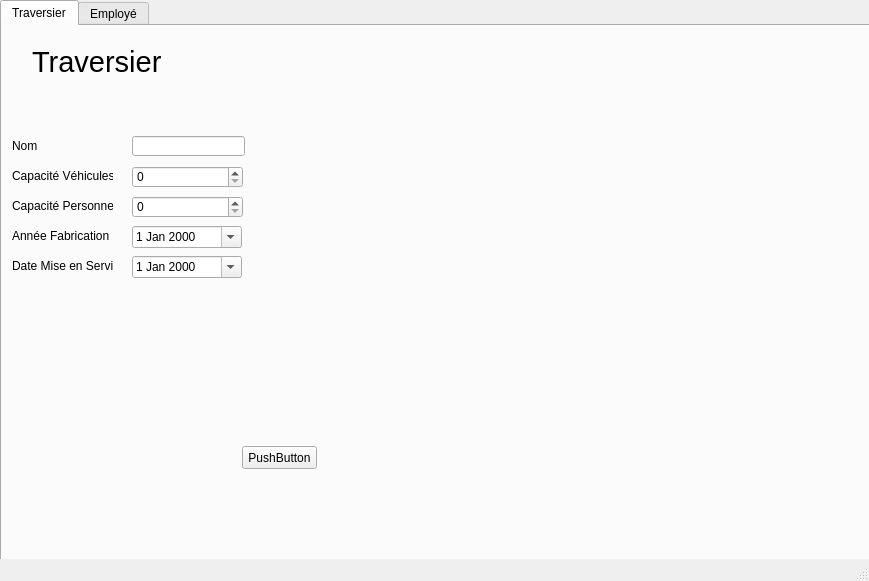
<?xml version="1.0" encoding="UTF-8"?>
<ui version="4.0">
 <class>MainWindow</class>
 <widget class="QMainWindow" name="MainWindow">
  <property name="geometry">
   <rect>
    <x>0</x>
    <y>0</y>
    <width>869</width>
    <height>581</height>
   </rect>
  </property>
  <property name="windowTitle">
   <string>MainWindow</string>
  </property>
  <widget class="QWidget" name="centralwidget">
   <widget class="QTabWidget" name="tabWidget">
    <property name="geometry">
     <rect>
      <x>0</x>
      <y>0</y>
      <width>1021</width>
      <height>651</height>
     </rect>
    </property>
    <property name="currentIndex">
     <number>0</number>
    </property>
    <widget class="QWidget" name="tabTraversier">
     <property name="accessibleName">
      <string>Traverse</string>
     </property>
     <attribute name="title">
      <string>Traversier</string>
     </attribute>
     <widget class="QLineEdit" name="edtNomTraversier">
      <property name="geometry">
       <rect>
        <x>130</x>
        <y>110</y>
        <width>113</width>
        <height>20</height>
       </rect>
      </property>
     </widget>
     <widget class="QLabel" name="label">
      <property name="geometry">
       <rect>
        <x>30</x>
        <y>10</y>
        <width>141</width>
        <height>51</height>
       </rect>
      </property>
      <property name="font">
       <font>
        <pointsize>22</pointsize>
       </font>
      </property>
      <property name="text">
       <string>Traversier</string>
      </property>
     </widget>
     <widget class="QLabel" name="label_2">
      <property name="geometry">
       <rect>
        <x>10</x>
        <y>110</y>
        <width>101</width>
        <height>20</height>
       </rect>
      </property>
      <property name="text">
       <string>Nom</string>
      </property>
     </widget>
     <widget class="QSpinBox" name="sbxCapaciteVehicule">
      <property name="geometry">
       <rect>
        <x>130</x>
        <y>140</y>
        <width>111</width>
        <height>22</height>
       </rect>
      </property>
     </widget>
     <widget class="QLabel" name="label_3">
      <property name="geometry">
       <rect>
        <x>10</x>
        <y>140</y>
        <width>101</width>
        <height>20</height>
       </rect>
      </property>
      <property name="text">
       <string>Capacité Véhicules</string>
      </property>
     </widget>
     <widget class="QLabel" name="label_4">
      <property name="geometry">
       <rect>
        <x>10</x>
        <y>170</y>
        <width>101</width>
        <height>20</height>
       </rect>
      </property>
      <property name="text">
       <string>Capacité Personnes</string>
      </property>
     </widget>
     <widget class="QSpinBox" name="sbxCapaciteVehicule_2">
      <property name="geometry">
       <rect>
        <x>130</x>
        <y>170</y>
        <width>111</width>
        <height>22</height>
       </rect>
      </property>
     </widget>
     <widget class="QLabel" name="label_5">
      <property name="geometry">
       <rect>
        <x>10</x>
        <y>200</y>
        <width>101</width>
        <height>20</height>
       </rect>
      </property>
      <property name="text">
       <string>Année Fabrication</string>
      </property>
     </widget>
     <widget class="QDateEdit" name="calAnneeFab">
      <property name="geometry">
       <rect>
        <x>130</x>
        <y>200</y>
        <width>110</width>
        <height>22</height>
       </rect>
      </property>
      <property name="calendarPopup">
       <bool>true</bool>
      </property>
     </widget>
     <widget class="QDateEdit" name="dateEdit_2">
      <property name="geometry">
       <rect>
        <x>130</x>
        <y>230</y>
        <width>110</width>
        <height>22</height>
       </rect>
      </property>
      <property name="calendarPopup">
       <bool>true</bool>
      </property>
     </widget>
     <widget class="QLabel" name="label_6">
      <property name="geometry">
       <rect>
        <x>10</x>
        <y>230</y>
        <width>101</width>
        <height>20</height>
       </rect>
      </property>
      <property name="text">
       <string>Date Mise en Service</string>
      </property>
     </widget>
     <widget class="QPushButton" name="btnEnregistrer">
      <property name="geometry">
       <rect>
        <x>240</x>
        <y>420</y>
        <width>75</width>
        <height>23</height>
       </rect>
      </property>
      <property name="text">
       <string>PushButton</string>
      </property>
     </widget>
    </widget>
    <widget class="QWidget" name="tabEmploye">
     <attribute name="title">
      <string>Employé</string>
     </attribute>
    </widget>
   </widget>
  </widget>
  <widget class="QMenuBar" name="menubar">
   <property name="geometry">
    <rect>
     <x>0</x>
     <y>0</y>
     <width>869</width>
     <height>21</height>
    </rect>
   </property>
  </widget>
  <widget class="QStatusBar" name="statusbar"/>
 </widget>
 <resources/>
 <connections/>
</ui>
